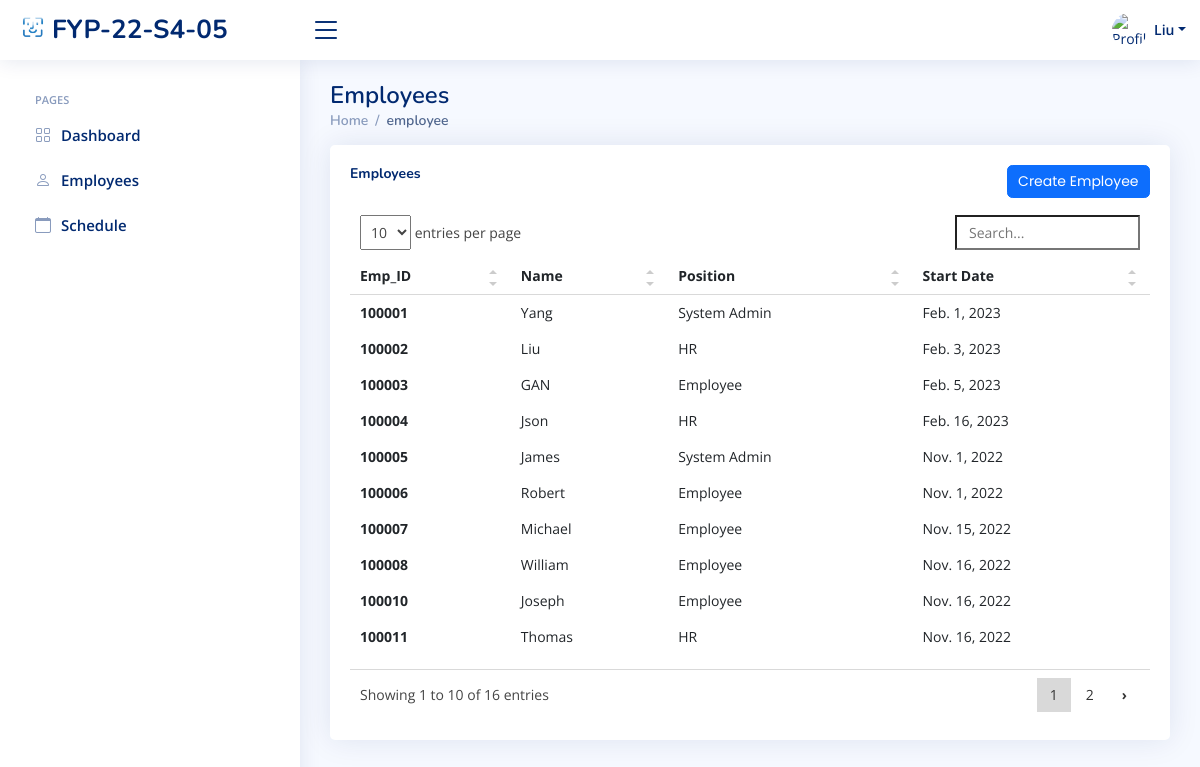
Screenshot of /sys_admin/view_employees/ (signed in) with the database file from the repository.
### index/models.py (models this page shows, shortened)
class Employee(models.Model):
	Employee_ID = models.IntegerField(primary_key=True)
	Full_Name = models.CharField(max_length=100)
	Job_Title = models.CharField(max_length=100)
	Phone_Number = models.CharField(max_length=100)
	salt = models.CharField(max_length=50, null=True)
	Email_Address = models.EmailField()
	Role = models.ForeignKey(Role, on_delete=models.CASCADE)
	Profile_Image = models.ImageField(null=True,blank=True, upload_to='profile_pics/')
	Password = models.CharField(max_length=256)
	Start_Date = models.DateField(auto_now_add=True)

class Role(models.Model):
	Role_ID = models.IntegerField(primary_key=True)
	Role_Name = models.CharField(max_length=100)

### index/views/sys_admin.py (the view)
# urls.py: path('sys_admin/view_employees/', sys_admin.sys_admin_view_employees, name='sys_admin_view_employees'),
def sys_admin_view_employees(request):
	currentEmployee = Employee.objects.get(Employee_ID=request.session['Employee_ID'])
	Title = 'Admin View Employees Page'
	allEmployees = Employee.objects.all()
	context = {
		'Employee_ID': currentEmployee.Employee_ID,
		'Full_Name': currentEmployee.Full_Name,
		'Role': currentEmployee.Role.Role_Name,
		'PFP': currentEmployee.Profile_Image.url,
		'Employees': allEmployees,
		'title': Title,
	}
	return render(request, 'sys_admin/sys_admin_view_employees.html', context)

### templates/sys_admin/sys_admin_view_employees.html (shortened to what this page needs)
{% extends "index/base.html" %}
{% load static %}
{% block content %}
{% include 'sys_admin/sys_admin_base.html' %}
  <main id="main" class="main">
    <div class="pagetitle">
      <h1>Employees</h1>
      <nav>
        <ol class="breadcrumb">
          <li class="breadcrumb-item"><a href="{% url 'sys_admin_home' %}">Home</a></li>
          <li class="breadcrumb-item active">employee</li>
        </ol>
      </nav>
    </div>
    <section class="section">
      <div class="row">
        <div class="col-lg-12">
          <div class="card recent-sales overflow-auto">
            <div class="card-body">
              <div class="col-lg-12 align-items-center justify-content-center card-title">
                <h5 class="float-start"><b>Employees</b></h5>
                <a href="{% url 'sys_admin_create_user' %}" class="btn btn-primary float-end">Create Employee</a>
                <br>
              </div>
              <table class="table table-borderless table-hover datatable">
                <thead>
                  <tr>
                    <th scope="col">Emp_ID</th>
                    <th scope="col">Name</th>
                    <th scope="col">Position</th>
                    <th scope="col">Start Date</th>
                  </tr>
                </thead>
                <tbody>
                  {% for employee in Employees %}
                    <tr class="tr" onclick='setGetParameter( "{{ employee.Employee_ID}} ")'>
                      <th scope="row">{{ employee.Employee_ID }}</th>
                      <td>{{ employee.Full_Name }}</td>
                      <td>{{ employee.Role.Role_Name }}</td>
                      <td>{{ employee.Start_Date }}</td>
                    </tr>
                  {% endfor %}
                </tbody>
              </table>
            </div>
          </div>
        </div>
      </div>
    </section>
  </main>
{% endblock content %}

### templates/sys_admin/sys_admin_base.html (shortened to what this page needs)
{% load static %}
  <header id="header" class="header fixed-top d-flex align-items-center">
    <div class="d-flex align-items-center justify-content-between">
      <a href="{% url 'sys_admin_home' %}" class="logo d-flex align-items-center">
        <img src="{% static 'assets/img/logo.png' %}" alt="">
        <span class="d-none d-lg-block">FYP-22-S4-05</span>
      </a>
      <i class="bi bi-list toggle-sidebar-btn"></i>
    </div>
    <nav class="header-nav ms-auto">
      <ul class="d-flex align-items-center">
        <li class="nav-item dropdown pe-3">
          <a class="nav-link nav-profile d-flex align-items-center pe-0" href="#" data-bs-toggle="dropdown">
            <img src="{{ PFP }}" alt="Profile" class="rounded-circle"  height="35" width="35">
            <span class="d-none d-md-block dropdown-toggle ps-2">{{ Full_Name }}</span>
          </a>
        </li>
      </ul>
    </nav>
  </header>
  <aside id="sidebar" class="sidebar">
    <ul class="sidebar-nav" id="sidebar-nav">
      <li class="nav-heading">Pages</li>
      <li class="nav-item">
        <a class="nav-link collapsed" href="{% url 'sys_admin_home' %}">
          <i class="bi bi-grid"></i>
          <span>Dashboard</span>
        </a>
      </li>
      <li class="nav-item">
        <a class="nav-link collapsed" href="{% url 'sys_admin_view_employees' %}">
          <i class="bi bi-person"></i>
          <span>Employees</span>
        </a>
      </li>
      <li class="nav-item">
        <a class="nav-link collapsed" href="{% url 'sys_admin_schedule' %}">
          <i class="bi bi-calendar"></i>
          <span>Schedule</span>
        </a>
      </li>
  </aside>

### static/assets/css/style.css (style rules this page uses)
:root { scroll-behavior: smooth; }
body { font-family: "Open Sans", sans-serif; background: #f6f9ff; color: #444444; }
a { color: #4154f1; text-decoration: none; }
h1, h2, h3, h4, h5, h6 { font-family: "Nunito", sans-serif; }
#main { margin-top: 60px; padding: 20px 30px; transition: all 0.3s; }
.pagetitle { margin-bottom: 10px; }
.pagetitle h1 { font-size: 24px; margin-bottom: 0; font-weight: 600; color: #012970; }
.card { margin-bottom: 30px; border: none; border-radius: 5px; box-shadow: 0px 0 30px rgba(1, 41, 112, 0.1); }
.card-title { padding: 20px 0 15px 0; font-size: 18px; font-weight: 500; color: #012970; font-family: "Poppins", sans-serif; }
.card-body { padding: 0 20px 20px 20px; }
.breadcrumb { font-size: 14px; font-family: "Nunito", sans-serif; color: #899bbd; font-weight: 600; }
.breadcrumb a { color: #899bbd; transition: 0.3s; }
.breadcrumb .breadcrumb-item::before { color: #899bbd; }
.breadcrumb .active { color: #51678f; font-weight: 600; }
.logo { line-height: 1; }
@media (min-width: 1200px) { .logo { width: 280px; } }
.logo img { max-height: 26px; margin-right: 6px; }
.logo span { font-size: 26px; font-weight: 700; color: #012970; font-family: "Nunito", sans-serif; }
.header { transition: all 0.5s; z-index: 997; height: 60px; box-shadow: 0px 2px 20px rgba(1, 41, 112, 0.1); background-color: #fff; padding-left: 20px; }
.header .toggle-sidebar-btn { font-size: 32px; padding-left: 10px; cursor: pointer; color: #012970; }
.header-nav ul { list-style: none; }
.header-nav>ul { margin: 0; padding: 0; }
.header-nav .nav-profile { color: #012970; }
.header-nav .nav-profile img { max-height: 36px; }
.header-nav .nav-profile span { font-size: 14px; font-weight: 600; }
.sidebar { position: fixed; top: 60px; left: 0; bottom: 0; width: 300px; z-index: 996; transition: all 0.3s; padding: 20px; overflow-y: auto; scrollbar-width: thin; scrollbar-color: #aab7cf transparent; box-shadow: 0px 0px 20px rgba(1, 41, 112, 0.1); background-color: #fff; }
@media (min-width: 1200px) { #main, #footer { margin-left: 300px; } }
.sidebar-nav { padding: 0; margin: 0; list-style: none; }
.sidebar-nav li { padding: 0; margin: 0; list-style: none; }
.sidebar-nav .nav-item { margin-bottom: 5px; }
.sidebar-nav .nav-heading { font-size: 11px; text-transform: uppercase; color: #899bbd; font-weight: 600; margin: 10px 0 5px 15px; }
.sidebar-nav .nav-link { display: flex; align-items: center; font-size: 15px; font-weight: 600; color: #4154f1; transition: 0.3; background: #f6f9ff; padding: 10px 15px; border-radius: 4px; }
.sidebar-nav .nav-link i { font-size: 16px; margin-right: 10px; color: #4154f1; }
.sidebar-nav .nav-link.collapsed { color: #012970; background: #fff; }
.sidebar-nav .nav-link.collapsed i { color: #899bbd; }

### rows the page displays
Employee: Full_Name "Liu", Employee_ID "100002", Role.Role_Name "HR", Start_Date "Feb. 3, 2023"
Employee: Employee_ID "100001", Full_Name "Yang", Role.Role_Name "System Admin", Start_Date "Feb. 1, 2023"
Employee: Employee_ID "100003", Full_Name "GAN", Role.Role_Name "Employee", Start_Date "Feb. 5, 2023"
Employee: Employee_ID "100004", Full_Name "Json", Role.Role_Name "HR", Start_Date "Feb. 16, 2023"
Employee: Employee_ID "100005", Full_Name "James", Role.Role_Name "System Admin", Start_Date "Nov. 1, 2022"
Employee: Employee_ID "100006", Full_Name "Robert", Role.Role_Name "Employee", Start_Date "Nov. 1, 2022"
Employee: Employee_ID "100007", Full_Name "Michael", Role.Role_Name "Employee", Start_Date "Nov. 15, 2022"
Employee: Employee_ID "100008", Full_Name "William", Role.Role_Name "Employee", Start_Date "Nov. 16, 2022"
Employee: Employee_ID "100010", Full_Name "Joseph", Role.Role_Name "Employee", Start_Date "Nov. 16, 2022"
Employee: Employee_ID "100011", Full_Name "Thomas", Role.Role_Name "HR", Start_Date "Nov. 16, 2022"
